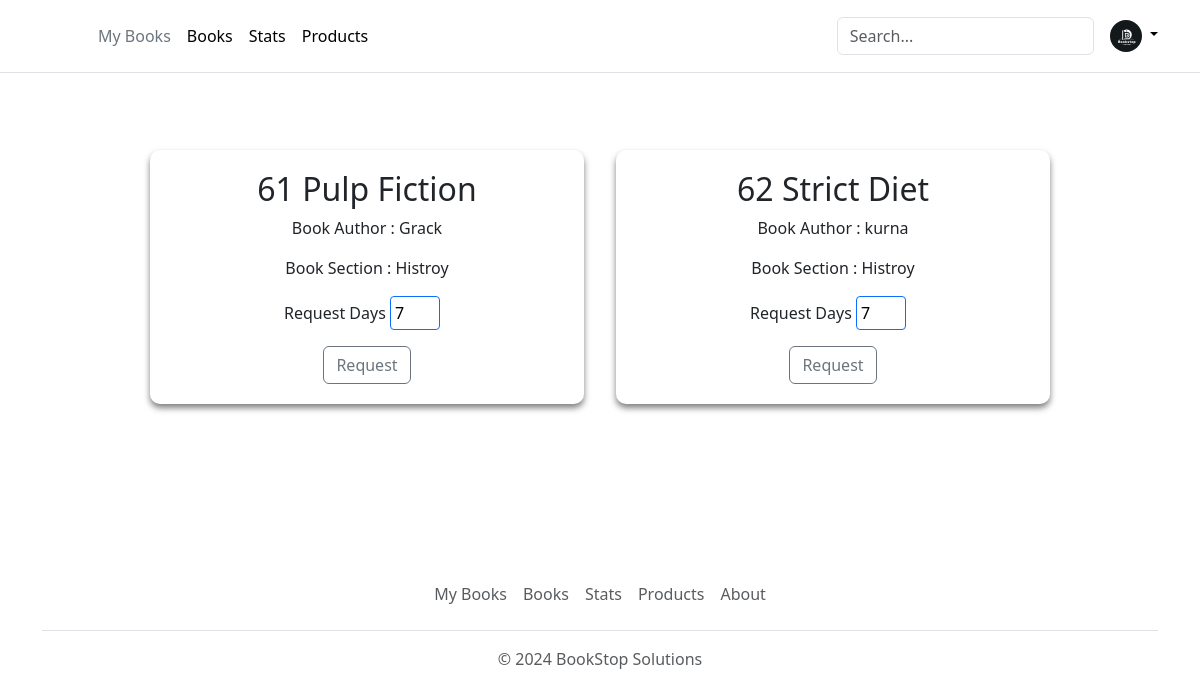
Page /allBooks on the earlier database version.
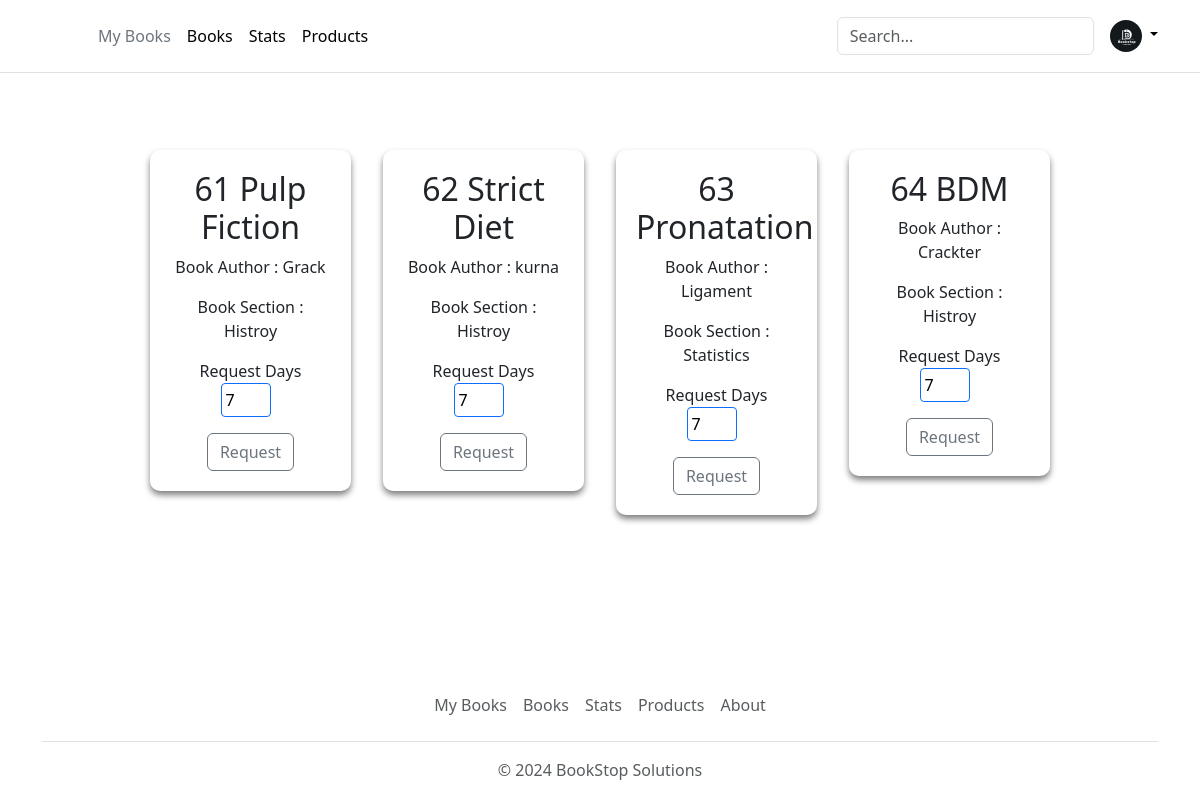
Same page on the later database version.
### app.py (models this page shows)
class Books(db.Model):
    __tablename__ = 'books'
    BookId = db.Column(db.Integer, autoincrement=True, primary_key=True)
    SectionId = db.Column(db.Integer, db.ForeignKey('section.SectionId'), nullable=False)
    Title = db.Column(db.String(50), nullable=False)
    Author = db.Column(db.String(50), nullable=False)
    Content = db.Column(db.Text)
    ImageLink = db.Column(db.String(255))

### app.py (the view)
@app.route("/allBooks", methods=["GET","POST"])
def allBooks():
    if request.method == 'POST':
        data = request.form.to_dict()
        print(data)
        requstBook = BookIssue(UserId=data['userid'], BookId=data['bookid'], SectionId=data['sectionId'], Days=data['days'], IssueStatus = 'requested', IssueDate = datetime.datetime.today().date())
        db.session.add(requstBook)
        db.session.commit()
        bookSec = BookSection.query.all()
        books = Books.query.all()
        userid = data['userid']
        return render_template("allBooks.html", books=bookSec, userid = userid)
    else:
        bookSec = BookSection.query.all()
        userid = request.args.get('userid')
        return render_template("allBooks.html", books=bookSec, userid = userid)

### templates/allBooks.html (shortened to what this page needs)
<!DOCTYPE html>
<html lang="en">
  <head>
    <link rel="stylesheet" href="/static/add-section.css" />
    {% include 'bootstrap.html' %}
  </head>
  <body>
    <div>
      {% include 'header.html' %}
      <div>
        <div class="main-container">
          {% for book in books %}
          <div class="section-container" id="1">
            <h2>{{book.Books_BookId}} {{book.Books_Title}}</h2>
            <p>Book Author : {{book.Books_Author}}</p>
            <div>
              <p>Book Section : {{book.Section_Title}}</p>
            </div>
            <form action="/allBooks" method="post">
              <p>
                Request Days
                <input
                  type="number"
                  name="days"
                  required
                  value="7"
                  style="width: 50px; padding: 4px; margin-right: 10px"
                />
              </p>
              <button
                type="submit"
                id="request{{book.Books_BookId}}"
                class="btn btn-outline-secondary"
              >
                Request
              </button>
            </form>
          </div>
          {% endfor %}
        </div>
        {% include 'footer.html' %}
      </div>
    </div>
  </body>
</html>

Differences in the rows shown:
added Books: Books_BookId "63", Books_Title "Pronatation", Books_Author "Ligament", Section_Title "Statistics"
added Books: Books_BookId "64", Books_Title "BDM", Books_Author "Crackter", Section_Title "Histroy"
